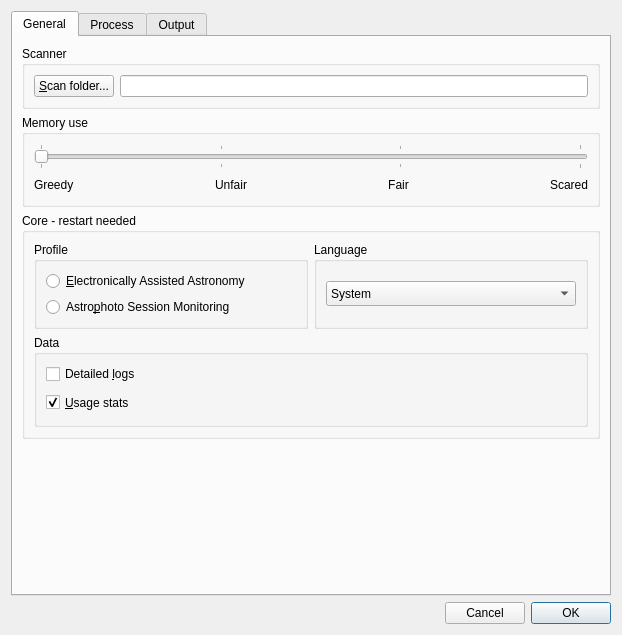
<?xml version="1.0" encoding="UTF-8"?>
<ui version="4.0">
 <class>PrefsDialog</class>
 <widget class="QDialog" name="PrefsDialog">
  <property name="geometry">
   <rect>
    <x>0</x>
    <y>0</y>
    <width>618</width>
    <height>635</height>
   </rect>
  </property>
  <property name="minimumSize">
   <size>
    <width>0</width>
    <height>450</height>
   </size>
  </property>
  <property name="windowTitle">
   <string>ALS preferences</string>
  </property>
  <layout class="QVBoxLayout" name="verticalLayout_15">
   <item>
    <widget class="QTabWidget" name="tabWidget">
     <property name="minimumSize">
      <size>
       <width>600</width>
       <height>340</height>
      </size>
     </property>
     <property name="currentIndex">
      <number>0</number>
     </property>
     <widget class="QWidget" name="generalTab">
      <attribute name="title">
       <string>General</string>
      </attribute>
      <layout class="QVBoxLayout" name="verticalLayout_11">
       <item>
        <widget class="QGroupBox" name="scannerBox">
         <property name="title">
          <string>Scanner</string>
         </property>
         <layout class="QGridLayout" name="gridLayout">
          <item row="0" column="0">
           <layout class="QHBoxLayout" name="horizontalLayout_5">
            <item>
             <widget class="QPushButton" name="btn_browse_scan">
              <property name="text">
               <string>&amp;Scan folder...</string>
              </property>
             </widget>
            </item>
            <item>
             <widget class="QLineEdit" name="ln_scan_folder_path">
              <property name="minimumSize">
               <size>
                <width>350</width>
                <height>0</height>
               </size>
              </property>
              <property name="toolTip">
               <string notr="true"/>
              </property>
              <property name="readOnly">
               <bool>true</bool>
              </property>
             </widget>
            </item>
           </layout>
          </item>
         </layout>
        </widget>
       </item>
       <item>
        <widget class="QGroupBox" name="groupBox">
         <property name="title">
          <string>Memory use</string>
         </property>
         <property name="checkable">
          <bool>false</bool>
         </property>
         <layout class="QVBoxLayout" name="verticalLayout_6">
          <item>
           <widget class="QSlider" name="sld_mem_preserve">
            <property name="maximum">
             <number>3</number>
            </property>
            <property name="pageStep">
             <number>1</number>
            </property>
            <property name="orientation">
             <enum>Qt::Horizontal</enum>
            </property>
            <property name="tickPosition">
             <enum>QSlider::TicksBothSides</enum>
            </property>
           </widget>
          </item>
          <item>
           <layout class="QHBoxLayout" name="horizontalLayout_3">
            <item>
             <widget class="QLabel" name="label_6">
              <property name="text">
               <string>Greedy</string>
              </property>
             </widget>
            </item>
            <item>
             <spacer name="horizontalSpacer_2">
              <property name="orientation">
               <enum>Qt::Horizontal</enum>
              </property>
              <property name="sizeHint" stdset="0">
               <size>
                <width>40</width>
                <height>20</height>
               </size>
              </property>
             </spacer>
            </item>
            <item>
             <widget class="QLabel" name="label_7">
              <property name="text">
               <string>Unfair</string>
              </property>
              <property name="alignment">
               <set>Qt::AlignCenter</set>
              </property>
             </widget>
            </item>
            <item>
             <spacer name="horizontalSpacer_4">
              <property name="orientation">
               <enum>Qt::Horizontal</enum>
              </property>
              <property name="sizeHint" stdset="0">
               <size>
                <width>40</width>
                <height>20</height>
               </size>
              </property>
             </spacer>
            </item>
            <item>
             <widget class="QLabel" name="label_8">
              <property name="text">
               <string>Fair</string>
              </property>
              <property name="alignment">
               <set>Qt::AlignCenter</set>
              </property>
             </widget>
            </item>
            <item>
             <spacer name="horizontalSpacer_5">
              <property name="orientation">
               <enum>Qt::Horizontal</enum>
              </property>
              <property name="sizeHint" stdset="0">
               <size>
                <width>40</width>
                <height>20</height>
               </size>
              </property>
             </spacer>
            </item>
            <item>
             <widget class="QLabel" name="label_9">
              <property name="text">
               <string>Scared</string>
              </property>
              <property name="alignment">
               <set>Qt::AlignRight|Qt::AlignTrailing|Qt::AlignVCenter</set>
              </property>
             </widget>
            </item>
           </layout>
          </item>
         </layout>
        </widget>
       </item>
       <item>
        <widget class="QGroupBox" name="groupBox_2">
         <property name="title">
          <string>Core - restart needed</string>
         </property>
         <layout class="QVBoxLayout" name="verticalLayout_7">
          <item>
           <layout class="QHBoxLayout" name="horizontalLayout_6">
            <item>
             <widget class="QGroupBox" name="grp_profile">
              <property name="title">
               <string>Profile</string>
              </property>
              <layout class="QVBoxLayout" name="verticalLayout_9">
               <item>
                <widget class="QRadioButton" name="rd_visual_profile">
                 <property name="text">
                  <string>&amp;Electronically Assisted Astronomy</string>
                 </property>
                </widget>
               </item>
               <item>
                <widget class="QRadioButton" name="rd_photo_profile">
                 <property name="text">
                  <string>Astro&amp;photo Session Monitoring</string>
                 </property>
                </widget>
               </item>
              </layout>
              <zorder>rd_photo_profile</zorder>
              <zorder>rd_visual_profile</zorder>
             </widget>
            </item>
            <item>
             <widget class="QGroupBox" name="groupBox_7">
              <property name="title">
               <string>Language</string>
              </property>
              <layout class="QVBoxLayout" name="verticalLayout_4">
               <item>
                <widget class="QComboBox" name="cmb_lang">
                 <property name="minimumSize">
                  <size>
                   <width>120</width>
                   <height>25</height>
                  </size>
                 </property>
                 <item>
                  <property name="text">
                   <string>System</string>
                  </property>
                 </item>
                 <item>
                  <property name="text">
                   <string notr="true">English</string>
                  </property>
                 </item>
                 <item>
                  <property name="text">
                   <string notr="true">Français</string>
                  </property>
                 </item>
                 <item>
                  <property name="text">
                   <string notr="true">Русский</string>
                  </property>
                 </item>
                </widget>
               </item>
              </layout>
             </widget>
            </item>
           </layout>
          </item>
          <item>
           <widget class="QGroupBox" name="groupBox_8">
            <property name="title">
             <string>Data</string>
            </property>
            <layout class="QVBoxLayout" name="verticalLayout_5">
             <item>
              <widget class="QCheckBox" name="chk_debug_logs">
               <property name="layoutDirection">
                <enum>Qt::LeftToRight</enum>
               </property>
               <property name="text">
                <string>Detailed &amp;logs</string>
               </property>
              </widget>
             </item>
             <item>
              <widget class="QCheckBox" name="chk_stats">
               <property name="minimumSize">
                <size>
                 <width>0</width>
                 <height>25</height>
                </size>
               </property>
               <property name="text">
                <string>&amp;Usage stats</string>
               </property>
               <property name="checked">
                <bool>true</bool>
               </property>
              </widget>
             </item>
            </layout>
           </widget>
          </item>
         </layout>
        </widget>
       </item>
       <item>
        <spacer name="verticalSpacer_3">
         <property name="orientation">
          <enum>Qt::Vertical</enum>
         </property>
         <property name="sizeHint" stdset="0">
          <size>
           <width>20</width>
           <height>40</height>
          </size>
         </property>
        </spacer>
       </item>
      </layout>
     </widget>
     <widget class="QWidget" name="processTab">
      <attribute name="title">
       <string>Process</string>
      </attribute>
      <layout class="QVBoxLayout" name="verticalLayout_14">
       <item>
        <widget class="QGroupBox" name="preprocessBox">
         <property name="title">
          <string>Preprocess</string>
         </property>
         <layout class="QVBoxLayout" name="verticalLayout_17">
          <item>
           <widget class="QGroupBox" name="groupBox_9">
            <property name="title">
             <string>Hot pixels</string>
            </property>
            <layout class="QVBoxLayout" name="verticalLayout_3">
             <item>
              <widget class="QCheckBox" name="chk_use_hpr">
               <property name="text">
                <string>&amp;Remove</string>
               </property>
              </widget>
             </item>
            </layout>
           </widget>
          </item>
          <item>
           <widget class="QGroupBox" name="groupBox_11">
            <property name="title">
             <string>Dark subtraction</string>
            </property>
            <layout class="QVBoxLayout" name="verticalLayout_16">
             <item>
              <widget class="QCheckBox" name="chk_use_dark">
               <property name="font">
                <font>
                 <kerning>true</kerning>
                </font>
               </property>
               <property name="text">
                <string>&amp;Active</string>
               </property>
              </widget>
             </item>
             <item>
              <layout class="QHBoxLayout" name="horizontalLayout_7">
               <item>
                <widget class="QPushButton" name="btn_dark_scan">
                 <property name="text">
                  <string>Master &amp;dark...</string>
                 </property>
                </widget>
               </item>
               <item>
                <widget class="QLineEdit" name="ln_master_dark_path">
                 <property name="minimumSize">
                  <size>
                   <width>200</width>
                   <height>0</height>
                  </size>
                 </property>
                 <property name="toolTip">
                  <string notr="true"/>
                 </property>
                 <property name="echoMode">
                  <enum>QLineEdit::Normal</enum>
                 </property>
                 <property name="readOnly">
                  <bool>true</bool>
                 </property>
                </widget>
               </item>
               <item>
                <widget class="QPushButton" name="btn_dark_clear">
                 <property name="text">
                  <string>Clear</string>
                 </property>
                </widget>
               </item>
              </layout>
             </item>
            </layout>
           </widget>
          </item>
          <item>
           <widget class="QGroupBox" name="groupBox_10">
            <property name="title">
             <string>Debayering</string>
            </property>
            <layout class="QHBoxLayout" name="horizontalLayout_8">
             <item>
              <widget class="QComboBox" name="cmb_bayer_pattern">
               <property name="minimumSize">
                <size>
                 <width>80</width>
                 <height>0</height>
                </size>
               </property>
               <item>
                <property name="text">
                 <string notr="true">AUTO</string>
                </property>
               </item>
               <item>
                <property name="text">
                 <string notr="true">GRBG</string>
                </property>
               </item>
               <item>
                <property name="text">
                 <string notr="true">RGGB</string>
                </property>
               </item>
               <item>
                <property name="text">
                 <string notr="true">GBRG</string>
                </property>
               </item>
               <item>
                <property name="text">
                 <string notr="true">BGGR</string>
                </property>
               </item>
              </widget>
             </item>
             <item>
              <spacer name="horizontalSpacer_3">
               <property name="orientation">
                <enum>Qt::Horizontal</enum>
               </property>
               <property name="sizeHint" stdset="0">
                <size>
                 <width>40</width>
                 <height>20</height>
                </size>
               </property>
              </spacer>
             </item>
            </layout>
           </widget>
          </item>
         </layout>
        </widget>
       </item>
       <item>
        <spacer name="verticalSpacer_2">
         <property name="orientation">
          <enum>Qt::Vertical</enum>
         </property>
         <property name="sizeHint" stdset="0">
          <size>
           <width>20</width>
           <height>40</height>
          </size>
         </property>
        </spacer>
       </item>
      </layout>
     </widget>
     <widget class="QWidget" name="outputTab">
      <attribute name="title">
       <string>Output</string>
      </attribute>
      <layout class="QVBoxLayout" name="verticalLayout_13">
       <item>
        <widget class="QGroupBox" name="groupBox_4">
         <property name="minimumSize">
          <size>
           <width>0</width>
           <height>0</height>
          </size>
         </property>
         <property name="title">
          <string>Save</string>
         </property>
         <layout class="QVBoxLayout" name="verticalLayout_10">
          <item>
           <widget class="QGroupBox" name="groupBox_3">
            <property name="title">
             <string>Format</string>
            </property>
            <layout class="QVBoxLayout" name="verticalLayout">
             <item>
              <layout class="QHBoxLayout" name="horizontalLayout_4">
               <item>
                <layout class="QHBoxLayout" name="horizontalLayout_2">
                 <item>
                  <widget class="QRadioButton" name="radioSaveTiff">
                   <property name="text">
                    <string>T&amp;IFF</string>
                   </property>
                  </widget>
                 </item>
                 <item>
                  <widget class="QRadioButton" name="radioSavePng">
                   <property name="text">
                    <string>PN&amp;G</string>
                   </property>
                  </widget>
                 </item>
                 <item>
                  <widget class="QRadioButton" name="radioSaveJpeg">
                   <property name="text">
                    <string>&amp;JPEG</string>
                   </property>
                  </widget>
                 </item>
                </layout>
               </item>
               <item>
                <spacer name="horizontalSpacer_8">
                 <property name="orientation">
                  <enum>Qt::Horizontal</enum>
                 </property>
                 <property name="sizeHint" stdset="0">
                  <size>
                   <width>40</width>
                   <height>20</height>
                  </size>
                 </property>
                </spacer>
               </item>
              </layout>
             </item>
            </layout>
           </widget>
          </item>
          <item>
           <widget class="QGroupBox" name="pathsBox">
            <property name="title">
             <string>Output folders</string>
            </property>
            <layout class="QVBoxLayout" name="verticalLayout_8">
             <item>
              <layout class="QHBoxLayout" name="horizontalLayout_9">
               <item>
                <widget class="QPushButton" name="btn_browse_work">
                 <property name="text">
                  <string>&amp;Work folder...</string>
                 </property>
                </widget>
               </item>
               <item>
                <widget class="QLineEdit" name="ln_work_folder_path">
                 <property name="minimumSize">
                  <size>
                   <width>350</width>
                   <height>0</height>
                  </size>
                 </property>
                 <property name="toolTip">
                  <string notr="true"/>
                 </property>
                 <property name="readOnly">
                  <bool>true</bool>
                 </property>
                </widget>
               </item>
              </layout>
             </item>
             <item>
              <widget class="QCheckBox" name="chk_www_own_folder">
               <property name="text">
                <string>&amp;Dedicacted web folder</string>
               </property>
              </widget>
             </item>
             <item>
              <layout class="QHBoxLayout" name="lyt_www_folder">
               <item>
                <widget class="QPushButton" name="btn_browse_web">
                 <property name="text">
                  <string>We&amp;b folder...</string>
                 </property>
                </widget>
               </item>
               <item>
                <widget class="QLineEdit" name="ln_web_folder_path">
                 <property name="minimumSize">
                  <size>
                   <width>350</width>
                   <height>0</height>
                  </size>
                 </property>
                 <property name="readOnly">
                  <bool>true</bool>
                 </property>
                </widget>
               </item>
              </layout>
             </item>
            </layout>
           </widget>
          </item>
          <item>
           <widget class="QGroupBox" name="groupBox_5">
            <property name="title">
             <string>Autosave</string>
            </property>
            <layout class="QVBoxLayout" name="verticalLayout_2">
             <item>
              <widget class="QCheckBox" name="chk_save_on_stop">
               <property name="toolTip">
                <string>Save processed image to disk when stopping a running session. Can be overriden at runtime</string>
               </property>
               <property name="layoutDirection">
                <enum>Qt::LeftToRight</enum>
               </property>
               <property name="text">
                <string>Timestamped result on session &amp;stop</string>
               </property>
              </widget>
             </item>
            </layout>
           </widget>
          </item>
         </layout>
        </widget>
       </item>
       <item>
        <widget class="QGroupBox" name="serverBox">
         <property name="title">
          <string>Server</string>
         </property>
         <layout class="QHBoxLayout" name="horizontalLayout_11">
          <item>
           <layout class="QHBoxLayout" name="horizontalLayout_10">
            <item>
             <widget class="QLabel" name="lbl_server_port">
              <property name="text">
               <string>&amp;Port number</string>
              </property>
              <property name="textFormat">
               <enum>Qt::AutoText</enum>
              </property>
              <property name="buddy">
               <cstring>ln_web_server_port</cstring>
              </property>
             </widget>
            </item>
            <item>
             <widget class="QLineEdit" name="ln_web_server_port">
              <property name="maximumSize">
               <size>
                <width>75</width>
                <height>16777215</height>
               </size>
              </property>
              <property name="inputMask">
               <string/>
              </property>
             </widget>
            </item>
            <item>
             <widget class="QLabel" name="label_4">
              <property name="minimumSize">
               <size>
                <width>0</width>
                <height>0</height>
               </size>
              </property>
              <property name="text">
               <string>1024 to 65535</string>
              </property>
             </widget>
            </item>
            <item>
             <spacer name="horizontalSpacer_6">
              <property name="orientation">
               <enum>Qt::Horizontal</enum>
              </property>
              <property name="sizeHint" stdset="0">
               <size>
                <width>62</width>
                <height>20</height>
               </size>
              </property>
             </spacer>
            </item>
           </layout>
          </item>
         </layout>
        </widget>
       </item>
       <item>
        <spacer name="verticalSpacer">
         <property name="orientation">
          <enum>Qt::Vertical</enum>
         </property>
         <property name="sizeHint" stdset="0">
          <size>
           <width>20</width>
           <height>40</height>
          </size>
         </property>
        </spacer>
       </item>
      </layout>
     </widget>
    </widget>
   </item>
   <item>
    <layout class="QHBoxLayout" name="horizontalLayout">
     <property name="sizeConstraint">
      <enum>QLayout::SetDefaultConstraint</enum>
     </property>
     <item>
      <spacer name="horizontalSpacer">
       <property name="orientation">
        <enum>Qt::Horizontal</enum>
       </property>
       <property name="sizeHint" stdset="0">
        <size>
         <width>40</width>
         <height>20</height>
        </size>
       </property>
      </spacer>
     </item>
     <item>
      <widget class="QPushButton" name="btn_Cancel">
       <property name="text">
        <string>Cancel</string>
       </property>
      </widget>
     </item>
     <item>
      <widget class="QPushButton" name="btn_OK">
       <property name="text">
        <string>OK</string>
       </property>
       <property name="default">
        <bool>true</bool>
       </property>
      </widget>
     </item>
    </layout>
   </item>
  </layout>
 </widget>
 <tabstops>
  <tabstop>btn_browse_scan</tabstop>
  <tabstop>ln_scan_folder_path</tabstop>
  <tabstop>sld_mem_preserve</tabstop>
  <tabstop>rd_visual_profile</tabstop>
  <tabstop>rd_photo_profile</tabstop>
  <tabstop>cmb_lang</tabstop>
  <tabstop>chk_debug_logs</tabstop>
  <tabstop>chk_stats</tabstop>
  <tabstop>chk_use_hpr</tabstop>
  <tabstop>chk_use_dark</tabstop>
  <tabstop>btn_dark_scan</tabstop>
  <tabstop>ln_master_dark_path</tabstop>
  <tabstop>btn_dark_clear</tabstop>
  <tabstop>cmb_bayer_pattern</tabstop>
  <tabstop>radioSaveTiff</tabstop>
  <tabstop>radioSavePng</tabstop>
  <tabstop>radioSaveJpeg</tabstop>
  <tabstop>btn_browse_work</tabstop>
  <tabstop>ln_work_folder_path</tabstop>
  <tabstop>chk_www_own_folder</tabstop>
  <tabstop>btn_browse_web</tabstop>
  <tabstop>ln_web_folder_path</tabstop>
  <tabstop>chk_save_on_stop</tabstop>
  <tabstop>ln_web_server_port</tabstop>
  <tabstop>btn_Cancel</tabstop>
  <tabstop>btn_OK</tabstop>
  <tabstop>tabWidget</tabstop>
 </tabstops>
 <resources/>
 <connections>
  <connection>
   <sender>btn_Cancel</sender>
   <signal>clicked()</signal>
   <receiver>PrefsDialog</receiver>
   <slot>reject()</slot>
   <hints>
    <hint type="sourcelabel">
     <x>556</x>
     <y>269</y>
    </hint>
    <hint type="destinationlabel">
     <x>288</x>
     <y>274</y>
    </hint>
   </hints>
  </connection>
  <connection>
   <sender>btn_OK</sender>
   <signal>clicked()</signal>
   <receiver>PrefsDialog</receiver>
   <slot>accept()</slot>
   <hints>
    <hint type="sourcelabel">
     <x>668</x>
     <y>270</y>
    </hint>
    <hint type="destinationlabel">
     <x>701</x>
     <y>177</y>
    </hint>
   </hints>
  </connection>
 </connections>
</ui>
